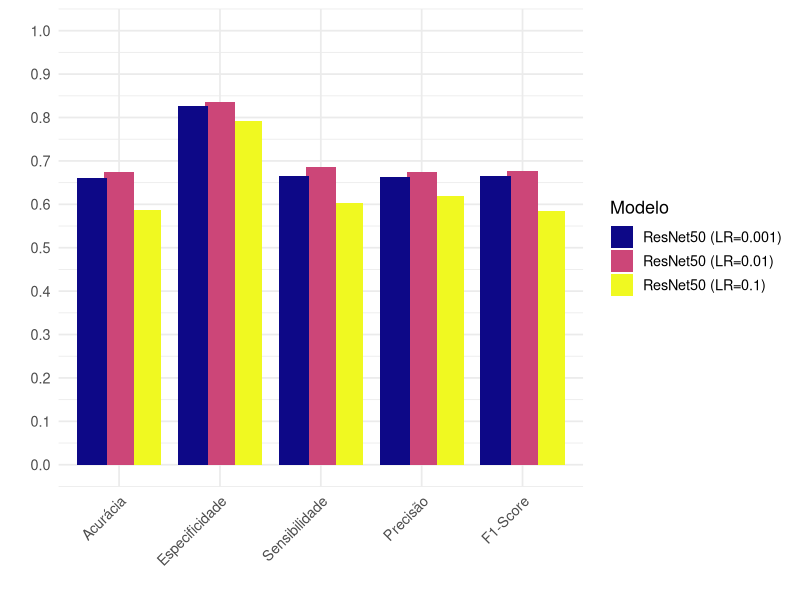

The R script that drew this image:
# Instalar os pacotes, se necessário
# install.packages("ggplot2")
# install.packages("viridis")

library(ggplot2)
library(viridis)

# Criar o dataframe com os dados da sua tabela
resultados_cnn <- data.frame(
  Modelo = rep(c(
    "ResNet50 (LR=0.1)",
    "ResNet50 (LR=0.01)",
    "ResNet50 (LR=0.001)"
  ), each = 5),
  
  Metrica = factor(rep(c("Acurácia", "Especificidade", "Sensibilidade", "Precisão", "F1-Score"), times = 3),
                   levels = c("Acurácia", "Especificidade", "Sensibilidade", "Precisão", "F1-Score")),
  
  Valor = c(
    0.5863, 0.7909, 0.6026, 0.6186, 0.5856,     # LR=0.1
    0.6738, 0.8354, 0.6860, 0.6747, 0.6770,     # LR=0.01
    0.6595, 0.8274, 0.6662, 0.6629, 0.6644      # LR=0.001
  )
)

# Plotar gráfico com ggplot2 e viridis
ggplot(resultados_cnn, aes(x = Metrica, y = Valor, fill = Modelo)) +
  geom_bar(stat = "identity", position = position_dodge(width = 0.8)) +
  scale_fill_viridis_d(option = "C") +  # outras opções: "C", "E"
  labs(
    x = "",
    y = "",
    fill = "Modelo"
  ) +
  scale_y_continuous(limits = c(0, 1), breaks = seq(0, 1, 0.1)) +
  theme_minimal(base_size = 13) +
  theme(
    axis.text.x = element_text(angle = 45, hjust = 1)
  )
